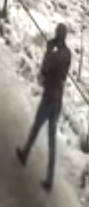
#> input picture data/target.png, 89 x 207 px
$ python hist.py
#> lines starting #> are read from the running program, lines starting #| are printed output that depends on the picture
import cv2
import numpy as np
from matplotlib import pyplot as plt

img = cv2.imread('data/target.png')
#> img is the input picture: shape (207, 89, 3); mean B, G, R 141.5, 149.7, 153.7

# histt = cv2.calcHist([img], [0, 1, 2], None, [8, 8, 8], [0, 256, 0, 256, 0, 256])
# cv2.normalize(histt, histt).flatten()

color = ('b','g','r')
for i, col in enumerate(color):
    histr = cv2.calcHist([img],[i],None,[256],[0,256])
    cv2.normalize(histr, histr).flatten()

    plt.plot(histr,color = col)
    plt.xlim([0,256])
plt.show()
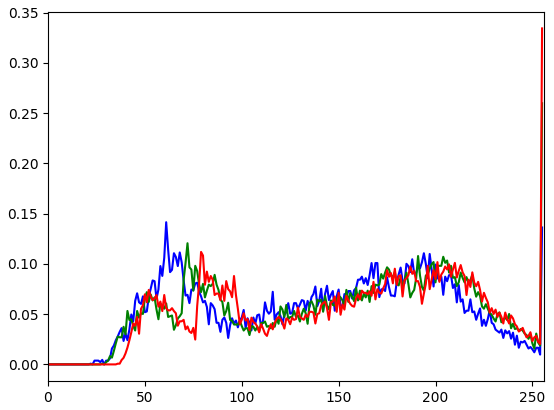
#> figure drawn by matplotlib, 1 panel; curve peaks at x = 61, y = 0.142; curve peaks at x = 255, y = 0.26; curve peaks at x = 255, y = 0.334
